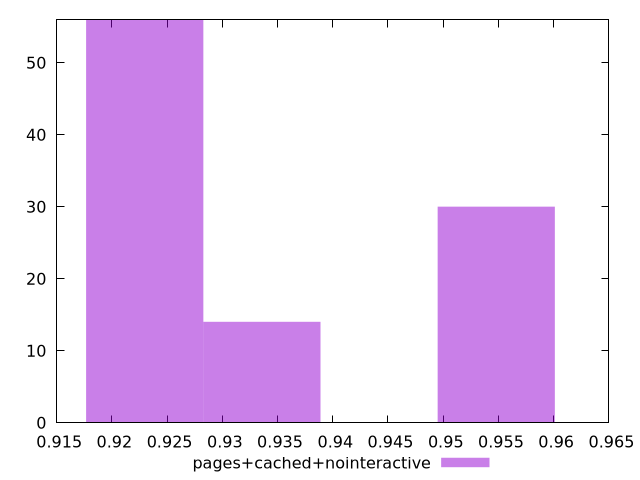

This chart was generated by the following gnuplot code:
$_pagesCachedNointeractive <<EOF
0.9548028303282186 30
0.9229760693172779 56
0.9335849896542582 14
EOF
set key outside below
set terminal pngcairo
set output "report_00005_2020-11-02T22-26-11.212Z/first-meaningful-paint/pages+cached+nointeractive//hist.png"
set yrange [0:56]
set boxwidth 0.010608920336980207
set style fill transparent solid 0.5 noborder
plot $_pagesCachedNointeractive title "pages+cached+nointeractive" with boxes ,
